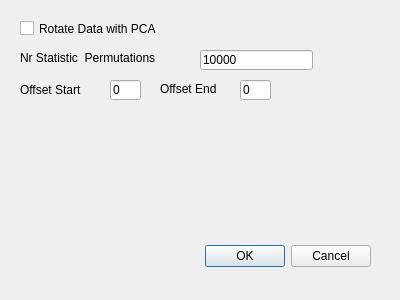
<?xml version="1.0" encoding="UTF-8"?>
<ui version="4.0">
 <class>Options</class>
 <widget class="QDialog" name="Options">
  <property name="geometry">
   <rect>
    <x>0</x>
    <y>0</y>
    <width>400</width>
    <height>300</height>
   </rect>
  </property>
  <property name="windowTitle">
   <string>Options</string>
  </property>
  <widget class="QDialogButtonBox" name="buttonBox">
   <property name="geometry">
    <rect>
     <x>30</x>
     <y>240</y>
     <width>341</width>
     <height>32</height>
    </rect>
   </property>
   <property name="orientation">
    <enum>Qt::Horizontal</enum>
   </property>
   <property name="standardButtons">
    <set>QDialogButtonBox::Cancel|QDialogButtonBox::Ok</set>
   </property>
  </widget>
  <widget class="QCheckBox" name="ck_rotate">
   <property name="geometry">
    <rect>
     <x>20</x>
     <y>20</y>
     <width>161</width>
     <height>17</height>
    </rect>
   </property>
   <property name="toolTip">
    <string>Rotate data using PCA Transformation</string>
   </property>
   <property name="text">
    <string>Rotate Data with PCA</string>
   </property>
  </widget>
  <widget class="QLineEdit" name="text_permutations">
   <property name="geometry">
    <rect>
     <x>200</x>
     <y>50</y>
     <width>113</width>
     <height>20</height>
    </rect>
   </property>
   <property name="toolTip">
    <string notr="true">Number of permutions for estimating p_value</string>
   </property>
   <property name="text">
    <string>10000</string>
   </property>
  </widget>
  <widget class="QLabel" name="label">
   <property name="geometry">
    <rect>
     <x>20</x>
     <y>50</y>
     <width>161</width>
     <height>16</height>
    </rect>
   </property>
   <property name="toolTip">
    <string notr="true">Number of permutions for estimating p_value</string>
   </property>
   <property name="text">
    <string>Nr Statistic  Permutations</string>
   </property>
  </widget>
  <widget class="QLineEdit" name="text_offset_start">
   <property name="geometry">
    <rect>
     <x>110</x>
     <y>80</y>
     <width>31</width>
     <height>20</height>
    </rect>
   </property>
   <property name="toolTip">
    <string notr="true">Nr of Steps skipped at start</string>
   </property>
   <property name="text">
    <string>0</string>
   </property>
  </widget>
  <widget class="QLineEdit" name="text_offset_end">
   <property name="geometry">
    <rect>
     <x>240</x>
     <y>80</y>
     <width>31</width>
     <height>20</height>
    </rect>
   </property>
   <property name="toolTip">
    <string notr="true">Nr of time steps skipped at the end</string>
   </property>
   <property name="text">
    <string>0</string>
   </property>
  </widget>
  <widget class="QLabel" name="label_2">
   <property name="geometry">
    <rect>
     <x>20</x>
     <y>80</y>
     <width>71</width>
     <height>20</height>
    </rect>
   </property>
   <property name="toolTip">
    <string>Nr of Steps skipped at start</string>
   </property>
   <property name="text">
    <string>Offset Start</string>
   </property>
  </widget>
  <widget class="QLabel" name="label_4">
   <property name="geometry">
    <rect>
     <x>160</x>
     <y>80</y>
     <width>71</width>
     <height>18</height>
    </rect>
   </property>
   <property name="toolTip">
    <string>Nr of time steps skipped at the end</string>
   </property>
   <property name="text">
    <string>Offset End</string>
   </property>
  </widget>
 </widget>
 <resources/>
 <connections>
  <connection>
   <sender>buttonBox</sender>
   <signal>accepted()</signal>
   <receiver>Options</receiver>
   <slot>accept()</slot>
   <hints>
    <hint type="sourcelabel">
     <x>248</x>
     <y>254</y>
    </hint>
    <hint type="destinationlabel">
     <x>157</x>
     <y>274</y>
    </hint>
   </hints>
  </connection>
  <connection>
   <sender>buttonBox</sender>
   <signal>rejected()</signal>
   <receiver>Options</receiver>
   <slot>reject()</slot>
   <hints>
    <hint type="sourcelabel">
     <x>316</x>
     <y>260</y>
    </hint>
    <hint type="destinationlabel">
     <x>286</x>
     <y>274</y>
    </hint>
   </hints>
  </connection>
 </connections>
</ui>
